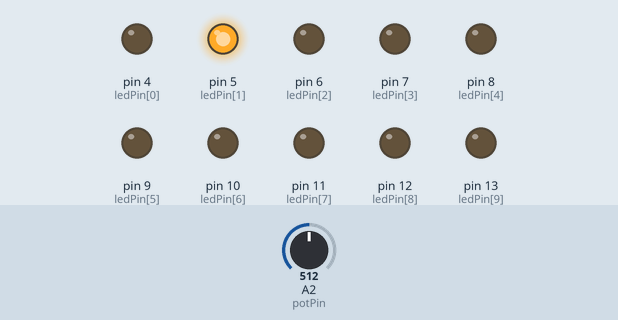
Simulated run of this sketch. Board: Arduino Uno, built with avr-gcc and run on an emulated ATmega328P. On the bench: output pins drawn as LEDs (lit = HIGH). Dashed ring = blinking. Inputs (shaded band) come from the test bench; at power-on: A2 (potPin) = 512.

Above: at 1.2 s.
1.3 s: A2 (potPin) set to 122
At 1.36 s:
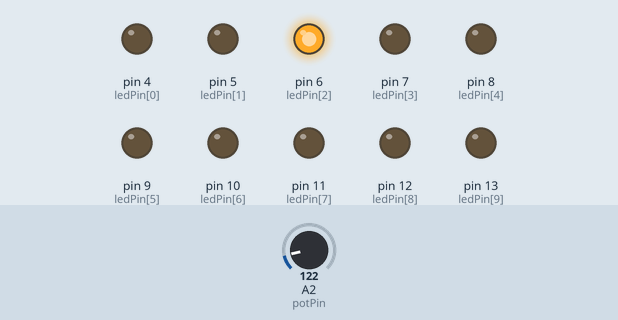
At 2.1 s:
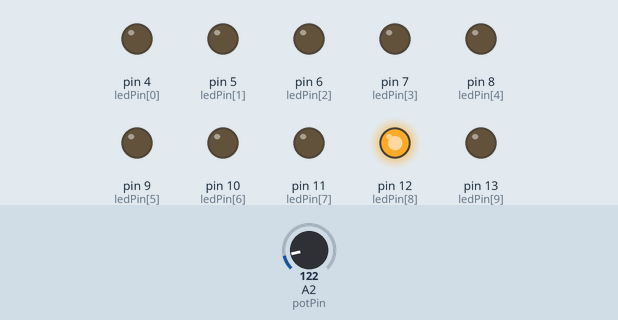
4.3 s: A2 (potPin) set to 0
7.3 s: A2 (potPin) set to 20
At 7.48 s:
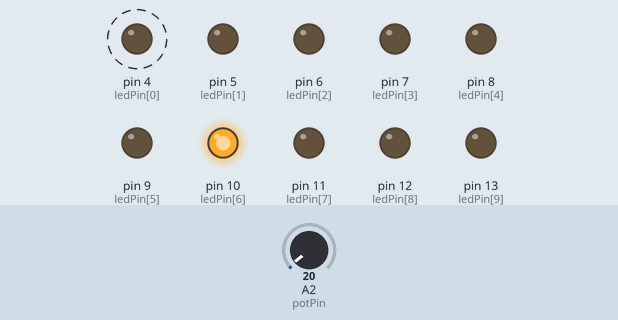
10.3 s: A2 (potPin) set to 716
At 10.3 s:
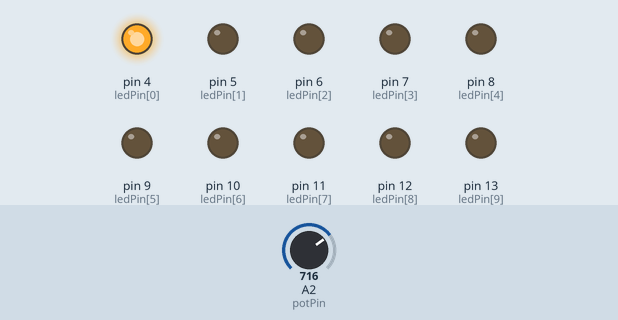
13.3 s: A2 (potPin) set to 770
16.3 s: A2 (potPin) set to 797
Timing chart, 0 to 19.5 s (numbered marks = the images above; inputs shaded):
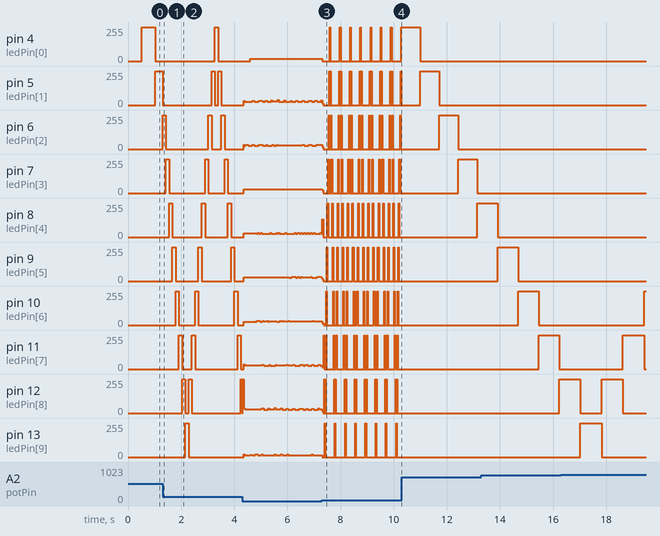

The sketch:

efeito_interativo_iluminacao_sequencial_LEDs.ino
```cpp
// Projeto 6 – Efeito interativo de iluminação sequencial com LEDs

byte ledPin[] = {4, 5, 6, 7, 8, 9, 10, 11, 12, 13};
int ledDelay;
int direction = 1;
int currentLED = 0;
unsigned long changeTime;

// pino de entrada para o potenciometro
int potPin = 2;

// prototipo
void changeLED();

void setup(){
  // define todos os pinos como saida
  for(int i = 0; i < 10; i++){
    pinMode(ledPin[i], OUTPUT);
  }

  changeTime = millis();
}

void loop(){
  // le o valor do potenciometro
  ledDelay = analogRead(potPin);

  // verifica se transcorreram ledDelay ms desde a ultima alteracao
  if((millis() - changeTime) > ledDelay){
    changeLED();
    changeTime = millis();
  }
}

void changeLED(){
  // apaga todos os LEDs
  for(int i = 0; i < 10; i++){
    digitalWrite(ledPin[i], LOW);
  }

  // acende o LED atual
  digitalWrite(ledPin[currentLED], HIGH);

  // incrementa de acordo com o valor de direction
  currentLED += direction;

  // altera a direçao se tivermos atingido o fim
  if(currentLED == 9){
    direction = -1;
  }

  if(currentLED == 0){
    direction = 1;
  }
}
```

Measured:
- after the input at 1.3 s, pin 4 (ledPin[0]): 0/255 → 255/255 after 2.0 s, → 0/255 0.12 s later; pin 12 (ledPin[8]): goes 255/255 0.12 s, 0/255 0.12 s, 255/255 0.12 s, 0/255 1.8 s, then 255/255, starting after 0.74 s; pin 13 (ledPin[9]): 0/255 → 255/255 after 0.86 s, → 0/255 0.12 s later
- after the input at 7.3 s, pin 4 (ledPin[0]): alternates 255/255 for 0.02 s and 0/255 for 0.36 s, starting at once; pin 7 (ledPin[3]): 28/255 → 20/255 at once, then moves between 0/255 and 255/255, repeating every 0.77 s
- after the input at 10.3 s, pin 9 (ledPin[5]), pin 10 (ledPin[6]), pin 11 (ledPin[7]), pin 12 (ledPin[8]), pin 13 (ledPin[9]): stops changing and stays 0/255
- by itself, pin 9 (ledPin[5]): repeats every 0.36 s: 0/255 0.13 s, 255/255 0.02 s, 0/255 0.19 s, 255/255 0.02 s
- by itself, pin 10 (ledPin[6]): repeats every 0.38 s: 0/255 0.10 s, 255/255 0.02 s, 0/255 0.23 s, 255/255 0.02 s
- by itself, pin 11 (ledPin[7]): repeats every 0.38 s: 255/255 0.02 s, 0/255 0.06 s, 255/255 0.02 s, 0/255 0.28 s
